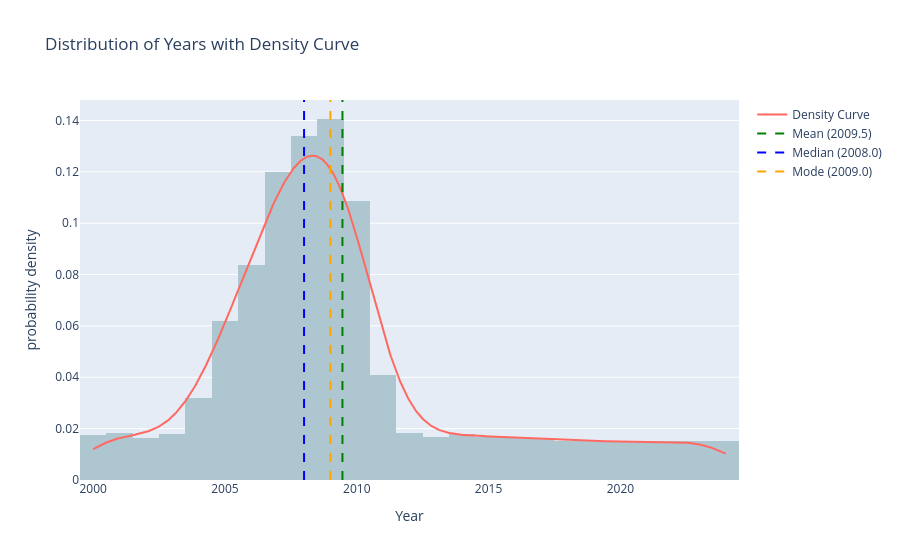

The cell this chart's notebook holds for it:
### Markdown cell above
### 3.3 Temporal Coverage (Year Distribution)

### Code cell
data = final_rag_dataset.dropna(subset=["year"])
years = data["year"].astype(int)

# Histogram
fig = px.histogram(
    data,
    x="year",
    nbins=30,
    histnorm="probability density",
    title="Distribution of Years with Density Curve",
    labels={"year": "Year"}
)


fig.update_traces(marker_color="#AEC6CF")

# KDE line
kde = gaussian_kde(years)
x = np.linspace(years.min(), years.max(), 1000)

fig.add_trace(
    go.Scatter(
        x=x,
        y=kde(x),
        mode="lines",
        name="Density Curve",
        line=dict(color="#FF6961", width=2)  # pastel pink
    )
)

# Adding mean, median, mode lines
stats = {
    "Mean": (years.mean(), "green"),
    "Median": (years.median(), "blue"),
    "Mode": (years.mode().iloc[0], "orange"),
}

for label, (value, color) in stats.items():
    fig.add_vline(
        x=value,
        line=dict(color=color, dash="dash"),
        name=f"{label} ({value:.1f})",
        showlegend=True
    )

fig.show()

### Figure 1 — Plotly figure (JSON) as saved in the notebook; plotly's stock layout.template omitted (floating-point values rounded to 4 significant figures; data arrays with more than 128 entries replaced by an {"elided": "..."} marker saying what was removed)
{"data": [{"bingroup": "x", "histnorm": "probability density", "hovertemplate": "Year=%{x}<br>probability density=%{y}<extra></extra>", "legendgroup": "", "marker": {"color": "#AEC6CF", "pattern": {"shape": ""}}, "name": "", "nbinsx": 30, "orientation": "v", "showlegend": false, "type": "histogram", "x": {"elided": "2127 mixed values"}, "xaxis": "x", "yaxis": "y"}, {"line": {"color": "#FF6961", "width": 2}, "mode": "lines", "name": "Density Curve", "type": "scatter", "x": {"elided": "1000 float values"}, "y": {"elided": "1000 float values"}}], "layout": {"barmode": "relative", "legend": {"tracegroupgap": 0}, "shapes": [{"line": {"color": "green", "dash": "dash"}, "name": "Mean (2009.5)", "showlegend": true, "type": "line", "x0": 2009.0, "x1": 2009.0, "xref": "x", "y0": 0, "y1": 1, "yref": "y domain"}, {"line": {"color": "blue", "dash": "dash"}, "name": "Median (2008.0)", "showlegend": true, "type": "line", "x0": 2008, "x1": 2008, "xref": "x", "y0": 0, "y1": 1, "yref": "y domain"}, {"line": {"color": "orange", "dash": "dash"}, "name": "Mode (2009.0)", "showlegend": true, "type": "line", "x0": 2009, "x1": 2009, "xref": "x", "y0": 0, "y1": 1, "yref": "y domain"}], "title": {"text": "Distribution of Years with Density Curve"}, "xaxis": {"anchor": "y", "domain": [0, 1], "title": {"text": "Year"}}, "yaxis": {"anchor": "x", "domain": [0, 1], "title": {"text": "probability density"}}}}
